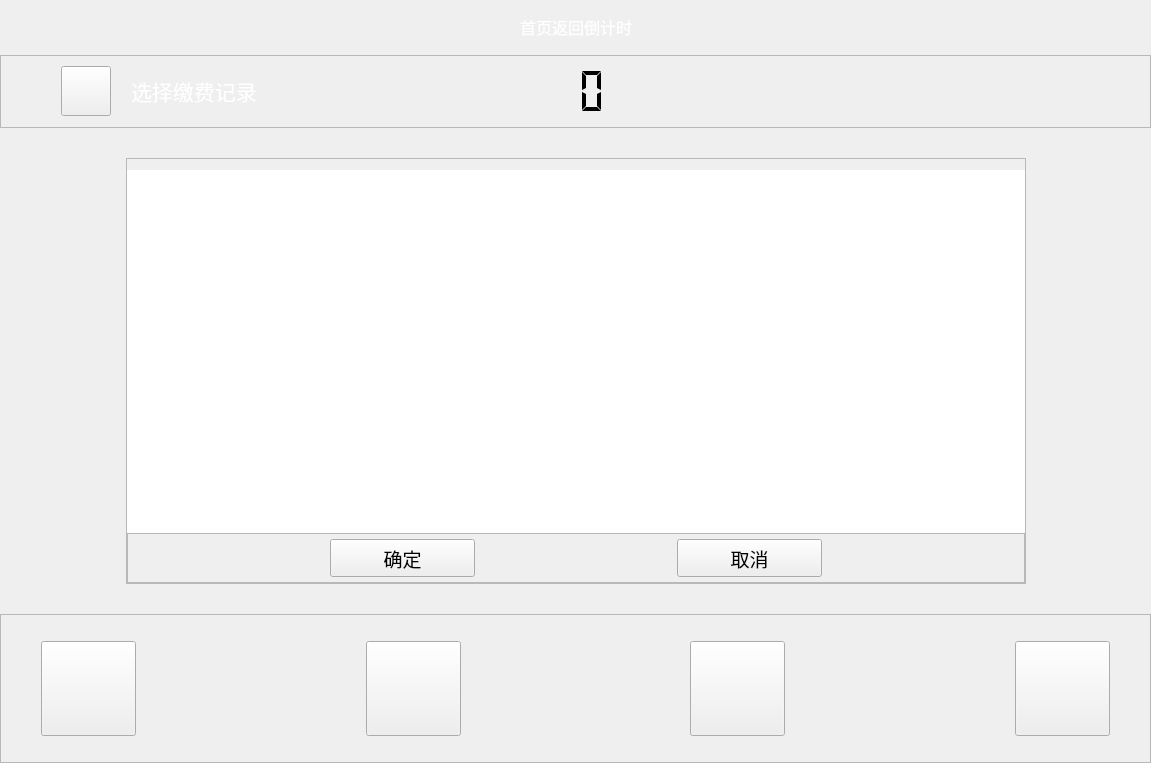
<?xml version="1.0" encoding="UTF-8"?>
<ui version="4.0">
 <class>Writecardlist</class>
 <widget class="QWidget" name="Writecardlist">
  <property name="geometry">
   <rect>
    <x>0</x>
    <y>0</y>
    <width>1151</width>
    <height>763</height>
   </rect>
  </property>
  <property name="windowTitle">
   <string>Form</string>
  </property>
  <layout class="QVBoxLayout" name="verticalLayout_2">
   <property name="spacing">
    <number>0</number>
   </property>
   <property name="leftMargin">
    <number>0</number>
   </property>
   <property name="topMargin">
    <number>0</number>
   </property>
   <property name="rightMargin">
    <number>0</number>
   </property>
   <property name="bottomMargin">
    <number>0</number>
   </property>
   <item>
    <layout class="QHBoxLayout" name="horizontalLayout_22">
     <item>
      <spacer name="horizontalSpacer_18">
       <property name="orientation">
        <enum>Qt::Horizontal</enum>
       </property>
       <property name="sizeHint" stdset="0">
        <size>
         <width>40</width>
         <height>20</height>
        </size>
       </property>
      </spacer>
     </item>
     <item>
      <spacer name="verticalSpacer_9">
       <property name="orientation">
        <enum>Qt::Vertical</enum>
       </property>
       <property name="sizeType">
        <enum>QSizePolicy::Fixed</enum>
       </property>
       <property name="sizeHint" stdset="0">
        <size>
         <width>20</width>
         <height>55</height>
        </size>
       </property>
      </spacer>
     </item>
     <item>
      <widget class="QLabel" name="label_10">
       <property name="sizePolicy">
        <sizepolicy hsizetype="Preferred" vsizetype="Preferred">
         <horstretch>0</horstretch>
         <verstretch>0</verstretch>
        </sizepolicy>
       </property>
       <property name="font">
        <font>
         <family>微软雅黑</family>
         <pointsize>12</pointsize>
        </font>
       </property>
       <property name="text">
        <string>&lt;html&gt;&lt;head/&gt;&lt;body&gt;&lt;p&gt;&lt;span style=&quot; color:#ffffff;&quot;&gt;首页返回倒计时&lt;/span&gt;&lt;/p&gt;&lt;/body&gt;&lt;/html&gt;</string>
       </property>
      </widget>
     </item>
     <item>
      <spacer name="verticalSpacer_3">
       <property name="orientation">
        <enum>Qt::Vertical</enum>
       </property>
       <property name="sizeType">
        <enum>QSizePolicy::Fixed</enum>
       </property>
       <property name="sizeHint" stdset="0">
        <size>
         <width>20</width>
         <height>55</height>
        </size>
       </property>
      </spacer>
     </item>
     <item>
      <spacer name="horizontalSpacer_17">
       <property name="orientation">
        <enum>Qt::Horizontal</enum>
       </property>
       <property name="sizeType">
        <enum>QSizePolicy::Expanding</enum>
       </property>
       <property name="sizeHint" stdset="0">
        <size>
         <width>15</width>
         <height>20</height>
        </size>
       </property>
      </spacer>
     </item>
    </layout>
   </item>
   <item>
    <widget class="QFrame" name="frame_4">
     <property name="sizePolicy">
      <sizepolicy hsizetype="Preferred" vsizetype="Fixed">
       <horstretch>0</horstretch>
       <verstretch>0</verstretch>
      </sizepolicy>
     </property>
     <property name="frameShape">
      <enum>QFrame::StyledPanel</enum>
     </property>
     <property name="frameShadow">
      <enum>QFrame::Raised</enum>
     </property>
     <layout class="QHBoxLayout" name="horizontalLayout_4">
      <property name="spacing">
       <number>0</number>
      </property>
      <property name="leftMargin">
       <number>0</number>
      </property>
      <property name="topMargin">
       <number>0</number>
      </property>
      <property name="rightMargin">
       <number>0</number>
      </property>
      <property name="bottomMargin">
       <number>0</number>
      </property>
      <item>
       <spacer name="horizontalSpacer_20">
        <property name="orientation">
         <enum>Qt::Horizontal</enum>
        </property>
        <property name="sizeType">
         <enum>QSizePolicy::Fixed</enum>
        </property>
        <property name="sizeHint" stdset="0">
         <size>
          <width>60</width>
          <height>20</height>
         </size>
        </property>
       </spacer>
      </item>
      <item>
       <widget class="QPushButton" name="pushButton_3">
        <property name="sizePolicy">
         <sizepolicy hsizetype="Fixed" vsizetype="Fixed">
          <horstretch>0</horstretch>
          <verstretch>0</verstretch>
         </sizepolicy>
        </property>
        <property name="minimumSize">
         <size>
          <width>50</width>
          <height>50</height>
         </size>
        </property>
        <property name="maximumSize">
         <size>
          <width>50</width>
          <height>50</height>
         </size>
        </property>
        <property name="focusPolicy">
         <enum>Qt::NoFocus</enum>
        </property>
        <property name="styleSheet">
         <string notr="true">border-image: url(:/image/picture/qietu/返回.png);</string>
        </property>
        <property name="text">
         <string/>
        </property>
       </widget>
      </item>
      <item>
       <spacer name="horizontalSpacer_7">
        <property name="orientation">
         <enum>Qt::Horizontal</enum>
        </property>
        <property name="sizeType">
         <enum>QSizePolicy::Fixed</enum>
        </property>
        <property name="sizeHint" stdset="0">
         <size>
          <width>20</width>
          <height>20</height>
         </size>
        </property>
       </spacer>
      </item>
      <item>
       <widget class="QLabel" name="label_8">
        <property name="sizePolicy">
         <sizepolicy hsizetype="Preferred" vsizetype="Fixed">
          <horstretch>0</horstretch>
          <verstretch>0</verstretch>
         </sizepolicy>
        </property>
        <property name="minimumSize">
         <size>
          <width>0</width>
          <height>50</height>
         </size>
        </property>
        <property name="maximumSize">
         <size>
          <width>16777215</width>
          <height>50</height>
         </size>
        </property>
        <property name="font">
         <font>
          <family>微软雅黑</family>
          <pointsize>16</pointsize>
         </font>
        </property>
        <property name="text">
         <string>&lt;html&gt;&lt;head/&gt;&lt;body&gt;&lt;p&gt;&lt;span style=&quot; color:#ffffff;&quot;&gt;选择缴费记录&lt;/span&gt;&lt;/p&gt;&lt;/body&gt;&lt;/html&gt;</string>
        </property>
       </widget>
      </item>
      <item>
       <spacer name="horizontalSpacer_2">
        <property name="orientation">
         <enum>Qt::Horizontal</enum>
        </property>
        <property name="sizeHint" stdset="0">
         <size>
          <width>249</width>
          <height>20</height>
         </size>
        </property>
       </spacer>
      </item>
      <item>
       <widget class="QLCDNumber" name="lcdNumber">
        <property name="sizePolicy">
         <sizepolicy hsizetype="Fixed" vsizetype="Fixed">
          <horstretch>0</horstretch>
          <verstretch>0</verstretch>
         </sizepolicy>
        </property>
        <property name="minimumSize">
         <size>
          <width>120</width>
          <height>50</height>
         </size>
        </property>
        <property name="maximumSize">
         <size>
          <width>120</width>
          <height>50</height>
         </size>
        </property>
        <property name="font">
         <font>
          <family>微软雅黑</family>
          <pointsize>5</pointsize>
         </font>
        </property>
        <property name="layoutDirection">
         <enum>Qt::LeftToRight</enum>
        </property>
        <property name="autoFillBackground">
         <bool>false</bool>
        </property>
        <property name="inputMethodHints">
         <set>Qt::ImhNone</set>
        </property>
        <property name="frameShape">
         <enum>QFrame::NoFrame</enum>
        </property>
        <property name="frameShadow">
         <enum>QFrame::Plain</enum>
        </property>
        <property name="lineWidth">
         <number>1</number>
        </property>
        <property name="midLineWidth">
         <number>0</number>
        </property>
        <property name="smallDecimalPoint">
         <bool>true</bool>
        </property>
        <property name="digitCount">
         <number>2</number>
        </property>
        <property name="segmentStyle">
         <enum>QLCDNumber::Flat</enum>
        </property>
       </widget>
      </item>
      <item>
       <spacer name="verticalSpacer_2">
        <property name="orientation">
         <enum>Qt::Vertical</enum>
        </property>
        <property name="sizeType">
         <enum>QSizePolicy::Fixed</enum>
        </property>
        <property name="sizeHint" stdset="0">
         <size>
          <width>20</width>
          <height>71</height>
         </size>
        </property>
       </spacer>
      </item>
      <item>
       <spacer name="horizontalSpacer_16">
        <property name="orientation">
         <enum>Qt::Horizontal</enum>
        </property>
        <property name="sizeHint" stdset="0">
         <size>
          <width>249</width>
          <height>20</height>
         </size>
        </property>
       </spacer>
      </item>
      <item>
       <widget class="QLabel" name="label_20">
        <property name="sizePolicy">
         <sizepolicy hsizetype="Fixed" vsizetype="Fixed">
          <horstretch>0</horstretch>
          <verstretch>0</verstretch>
         </sizepolicy>
        </property>
        <property name="minimumSize">
         <size>
          <width>168</width>
          <height>69</height>
         </size>
        </property>
        <property name="maximumSize">
         <size>
          <width>168</width>
          <height>69</height>
         </size>
        </property>
        <property name="styleSheet">
         <string notr="true">border-image: url(:/image/picture/qietu/95598.png);</string>
        </property>
        <property name="text">
         <string/>
        </property>
       </widget>
      </item>
      <item>
       <spacer name="horizontalSpacer_3">
        <property name="orientation">
         <enum>Qt::Horizontal</enum>
        </property>
        <property name="sizeType">
         <enum>QSizePolicy::Fixed</enum>
        </property>
        <property name="sizeHint" stdset="0">
         <size>
          <width>60</width>
          <height>20</height>
         </size>
        </property>
       </spacer>
      </item>
     </layout>
    </widget>
   </item>
   <item>
    <spacer name="verticalSpacer_4">
     <property name="orientation">
      <enum>Qt::Vertical</enum>
     </property>
     <property name="sizeHint" stdset="0">
      <size>
       <width>20</width>
       <height>40</height>
      </size>
     </property>
    </spacer>
   </item>
   <item>
    <layout class="QHBoxLayout" name="horizontalLayout_3">
     <property name="spacing">
      <number>0</number>
     </property>
     <item>
      <spacer name="horizontalSpacer">
       <property name="orientation">
        <enum>Qt::Horizontal</enum>
       </property>
       <property name="sizeHint" stdset="0">
        <size>
         <width>40</width>
         <height>20</height>
        </size>
       </property>
      </spacer>
     </item>
     <item>
      <widget class="QFrame" name="frame">
       <property name="sizePolicy">
        <sizepolicy hsizetype="Fixed" vsizetype="Fixed">
         <horstretch>0</horstretch>
         <verstretch>0</verstretch>
        </sizepolicy>
       </property>
       <property name="minimumSize">
        <size>
         <width>900</width>
         <height>426</height>
        </size>
       </property>
       <property name="maximumSize">
        <size>
         <width>900</width>
         <height>426</height>
        </size>
       </property>
       <property name="font">
        <font>
         <family>微软雅黑</family>
         <pointsize>14</pointsize>
        </font>
       </property>
       <property name="frameShape">
        <enum>QFrame::StyledPanel</enum>
       </property>
       <property name="frameShadow">
        <enum>QFrame::Raised</enum>
       </property>
       <layout class="QVBoxLayout" name="verticalLayout">
        <property name="spacing">
         <number>0</number>
        </property>
        <property name="leftMargin">
         <number>0</number>
        </property>
        <property name="topMargin">
         <number>0</number>
        </property>
        <property name="rightMargin">
         <number>0</number>
        </property>
        <property name="bottomMargin">
         <number>0</number>
        </property>
        <item>
         <spacer name="verticalSpacer_5">
          <property name="orientation">
           <enum>Qt::Vertical</enum>
          </property>
          <property name="sizeType">
           <enum>QSizePolicy::Fixed</enum>
          </property>
          <property name="sizeHint" stdset="0">
           <size>
            <width>20</width>
            <height>11</height>
           </size>
          </property>
         </spacer>
        </item>
        <item>
         <widget class="QTableWidget" name="tableWidget">
          <property name="sizePolicy">
           <sizepolicy hsizetype="Expanding" vsizetype="Preferred">
            <horstretch>0</horstretch>
            <verstretch>0</verstretch>
           </sizepolicy>
          </property>
          <property name="font">
           <font>
            <pointsize>12</pointsize>
            <weight>50</weight>
            <bold>false</bold>
           </font>
          </property>
          <property name="focusPolicy">
           <enum>Qt::NoFocus</enum>
          </property>
          <property name="styleSheet">
           <string notr="true"/>
          </property>
          <property name="frameShape">
           <enum>QFrame::NoFrame</enum>
          </property>
          <property name="frameShadow">
           <enum>QFrame::Plain</enum>
          </property>
          <property name="textElideMode">
           <enum>Qt::ElideMiddle</enum>
          </property>
          <property name="showGrid">
           <bool>false</bool>
          </property>
          <property name="gridStyle">
           <enum>Qt::NoPen</enum>
          </property>
         </widget>
        </item>
        <item>
         <widget class="QFrame" name="frame_2">
          <property name="sizePolicy">
           <sizepolicy hsizetype="Preferred" vsizetype="Fixed">
            <horstretch>0</horstretch>
            <verstretch>0</verstretch>
           </sizepolicy>
          </property>
          <property name="minimumSize">
           <size>
            <width>0</width>
            <height>50</height>
           </size>
          </property>
          <property name="maximumSize">
           <size>
            <width>16777215</width>
            <height>50</height>
           </size>
          </property>
          <property name="frameShape">
           <enum>QFrame::StyledPanel</enum>
          </property>
          <property name="frameShadow">
           <enum>QFrame::Raised</enum>
          </property>
          <layout class="QHBoxLayout" name="horizontalLayout_2">
           <property name="spacing">
            <number>0</number>
           </property>
           <property name="leftMargin">
            <number>0</number>
           </property>
           <property name="topMargin">
            <number>0</number>
           </property>
           <property name="rightMargin">
            <number>0</number>
           </property>
           <property name="bottomMargin">
            <number>0</number>
           </property>
           <item>
            <layout class="QHBoxLayout" name="horizontalLayout">
             <item>
              <spacer name="horizontalSpacer_6">
               <property name="orientation">
                <enum>Qt::Horizontal</enum>
               </property>
               <property name="sizeHint" stdset="0">
                <size>
                 <width>40</width>
                 <height>20</height>
                </size>
               </property>
              </spacer>
             </item>
             <item>
              <widget class="QPushButton" name="pushButton_2">
               <property name="minimumSize">
                <size>
                 <width>145</width>
                 <height>38</height>
                </size>
               </property>
               <property name="maximumSize">
                <size>
                 <width>145</width>
                 <height>38</height>
                </size>
               </property>
               <property name="font">
                <font>
                 <family>微软雅黑</family>
                 <pointsize>14</pointsize>
                </font>
               </property>
               <property name="styleSheet">
                <string notr="true">border-image: url(:/image/picture/qietu/enable_button.png);</string>
               </property>
               <property name="text">
                <string>确定</string>
               </property>
              </widget>
             </item>
             <item>
              <spacer name="horizontalSpacer_8">
               <property name="orientation">
                <enum>Qt::Horizontal</enum>
               </property>
               <property name="sizeHint" stdset="0">
                <size>
                 <width>40</width>
                 <height>20</height>
                </size>
               </property>
              </spacer>
             </item>
             <item>
              <widget class="QPushButton" name="pushButton">
               <property name="minimumSize">
                <size>
                 <width>145</width>
                 <height>38</height>
                </size>
               </property>
               <property name="maximumSize">
                <size>
                 <width>145</width>
                 <height>38</height>
                </size>
               </property>
               <property name="font">
                <font>
                 <family>微软雅黑</family>
                 <pointsize>14</pointsize>
                </font>
               </property>
               <property name="styleSheet">
                <string notr="true">border-image: url(:/image/picture/qietu/disable_button.png);</string>
               </property>
               <property name="text">
                <string>取消</string>
               </property>
              </widget>
             </item>
             <item>
              <spacer name="horizontalSpacer_9">
               <property name="orientation">
                <enum>Qt::Horizontal</enum>
               </property>
               <property name="sizeHint" stdset="0">
                <size>
                 <width>40</width>
                 <height>20</height>
                </size>
               </property>
              </spacer>
             </item>
            </layout>
           </item>
          </layout>
         </widget>
        </item>
       </layout>
      </widget>
     </item>
     <item>
      <spacer name="horizontalSpacer_4">
       <property name="orientation">
        <enum>Qt::Horizontal</enum>
       </property>
       <property name="sizeHint" stdset="0">
        <size>
         <width>40</width>
         <height>20</height>
        </size>
       </property>
      </spacer>
     </item>
    </layout>
   </item>
   <item>
    <spacer name="verticalSpacer">
     <property name="orientation">
      <enum>Qt::Vertical</enum>
     </property>
     <property name="sizeHint" stdset="0">
      <size>
       <width>20</width>
       <height>40</height>
      </size>
     </property>
    </spacer>
   </item>
   <item>
    <widget class="QFrame" name="frame_5">
     <property name="sizePolicy">
      <sizepolicy hsizetype="Preferred" vsizetype="Fixed">
       <horstretch>0</horstretch>
       <verstretch>0</verstretch>
      </sizepolicy>
     </property>
     <property name="minimumSize">
      <size>
       <width>0</width>
       <height>149</height>
      </size>
     </property>
     <property name="maximumSize">
      <size>
       <width>16777215</width>
       <height>149</height>
      </size>
     </property>
     <property name="frameShape">
      <enum>QFrame::StyledPanel</enum>
     </property>
     <property name="frameShadow">
      <enum>QFrame::Raised</enum>
     </property>
     <layout class="QGridLayout" name="gridLayout_4">
      <property name="leftMargin">
       <number>0</number>
      </property>
      <property name="topMargin">
       <number>0</number>
      </property>
      <property name="rightMargin">
       <number>0</number>
      </property>
      <property name="bottomMargin">
       <number>0</number>
      </property>
      <property name="spacing">
       <number>0</number>
      </property>
      <item row="0" column="3">
       <widget class="QPushButton" name="pushButton_purchase">
        <property name="sizePolicy">
         <sizepolicy hsizetype="Fixed" vsizetype="Fixed">
          <horstretch>0</horstretch>
          <verstretch>0</verstretch>
         </sizepolicy>
        </property>
        <property name="minimumSize">
         <size>
          <width>95</width>
          <height>95</height>
         </size>
        </property>
        <property name="maximumSize">
         <size>
          <width>95</width>
          <height>95</height>
         </size>
        </property>
        <property name="focusPolicy">
         <enum>Qt::NoFocus</enum>
        </property>
        <property name="text">
         <string/>
        </property>
       </widget>
      </item>
      <item row="0" column="7">
       <widget class="QPushButton" name="pushButton_public">
        <property name="sizePolicy">
         <sizepolicy hsizetype="Fixed" vsizetype="Fixed">
          <horstretch>0</horstretch>
          <verstretch>0</verstretch>
         </sizepolicy>
        </property>
        <property name="minimumSize">
         <size>
          <width>95</width>
          <height>95</height>
         </size>
        </property>
        <property name="maximumSize">
         <size>
          <width>95</width>
          <height>95</height>
         </size>
        </property>
        <property name="focusPolicy">
         <enum>Qt::NoFocus</enum>
        </property>
        <property name="text">
         <string/>
        </property>
       </widget>
      </item>
      <item row="0" column="2">
       <spacer name="horizontalSpacer_13">
        <property name="orientation">
         <enum>Qt::Horizontal</enum>
        </property>
        <property name="sizeHint" stdset="0">
         <size>
          <width>40</width>
          <height>20</height>
         </size>
        </property>
       </spacer>
      </item>
      <item row="0" column="8">
       <spacer name="horizontalSpacer_11">
        <property name="orientation">
         <enum>Qt::Horizontal</enum>
        </property>
        <property name="sizeType">
         <enum>QSizePolicy::Preferred</enum>
        </property>
        <property name="sizeHint" stdset="0">
         <size>
          <width>40</width>
          <height>20</height>
         </size>
        </property>
       </spacer>
      </item>
      <item row="0" column="1">
       <widget class="QPushButton" name="pushButton_home">
        <property name="sizePolicy">
         <sizepolicy hsizetype="Fixed" vsizetype="Fixed">
          <horstretch>0</horstretch>
          <verstretch>0</verstretch>
         </sizepolicy>
        </property>
        <property name="minimumSize">
         <size>
          <width>95</width>
          <height>95</height>
         </size>
        </property>
        <property name="maximumSize">
         <size>
          <width>95</width>
          <height>95</height>
         </size>
        </property>
        <property name="focusPolicy">
         <enum>Qt::NoFocus</enum>
        </property>
        <property name="styleSheet">
         <string notr="true"/>
        </property>
        <property name="text">
         <string/>
        </property>
       </widget>
      </item>
      <item row="0" column="0">
       <spacer name="horizontalSpacer_10">
        <property name="orientation">
         <enum>Qt::Horizontal</enum>
        </property>
        <property name="sizeType">
         <enum>QSizePolicy::Preferred</enum>
        </property>
        <property name="sizeHint" stdset="0">
         <size>
          <width>40</width>
          <height>20</height>
         </size>
        </property>
       </spacer>
      </item>
      <item row="0" column="4">
       <spacer name="horizontalSpacer_12">
        <property name="orientation">
         <enum>Qt::Horizontal</enum>
        </property>
        <property name="sizeHint" stdset="0">
         <size>
          <width>40</width>
          <height>20</height>
         </size>
        </property>
       </spacer>
      </item>
      <item row="0" column="6">
       <spacer name="horizontalSpacer_14">
        <property name="orientation">
         <enum>Qt::Horizontal</enum>
        </property>
        <property name="sizeHint" stdset="0">
         <size>
          <width>40</width>
          <height>20</height>
         </size>
        </property>
       </spacer>
      </item>
      <item row="0" column="5">
       <widget class="QPushButton" name="pushButton_search">
        <property name="sizePolicy">
         <sizepolicy hsizetype="Fixed" vsizetype="Fixed">
          <horstretch>0</horstretch>
          <verstretch>0</verstretch>
         </sizepolicy>
        </property>
        <property name="minimumSize">
         <size>
          <width>95</width>
          <height>95</height>
         </size>
        </property>
        <property name="maximumSize">
         <size>
          <width>95</width>
          <height>95</height>
         </size>
        </property>
        <property name="focusPolicy">
         <enum>Qt::NoFocus</enum>
        </property>
        <property name="text">
         <string/>
        </property>
       </widget>
      </item>
     </layout>
    </widget>
   </item>
  </layout>
 </widget>
 <resources/>
 <connections/>
</ui>
